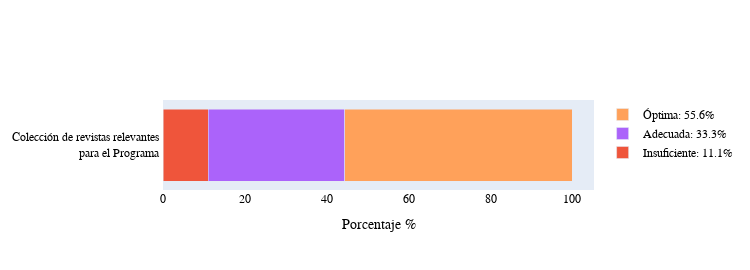

This figure's notebook cell:
### Code cell
opinion_journals(path_file_sorted)

### Figure 1 — Plotly figure (JSON) as saved in the notebook; plotly's stock layout.template omitted (floating-point values rounded to 4 significant figures)
{"data": [{"name": "Muy insuficiente", "orientation": "h", "type": "bar", "x": [], "y": ["Colección de revistas relevantes <br> para el Programa "]}, {"name": "Insuficiente: 11.1%", "orientation": "h", "type": "bar", "x": [11.1], "y": ["Colección de revistas relevantes <br> para el Programa "]}, {"name": "Regular: 11.1%", "orientation": "h", "type": "bar", "x": [], "y": ["Colección de revistas relevantes <br> para el Programa "]}, {"name": "Adecuada: 33.3%", "orientation": "h", "type": "bar", "x": [33.3], "y": ["Colección de revistas relevantes <br> para el Programa "]}, {"name": "Óptima: 55.6%", "orientation": "h", "type": "bar", "x": [55.6], "y": ["Colección de revistas relevantes <br> para el Programa "]}], "layout": {"barmode": "stack", "font": {"color": "black", "family": "Rockwell", "size": 12}, "height": 270, "legend": {"title": {"font": {"color": "green"}}}, "title": {"font": {"color": "black", "family": "Rockwell", "size": 12}, "text": ""}, "width": 750, "xaxis": {"title": {"text": "Porcentaje %"}}}}
